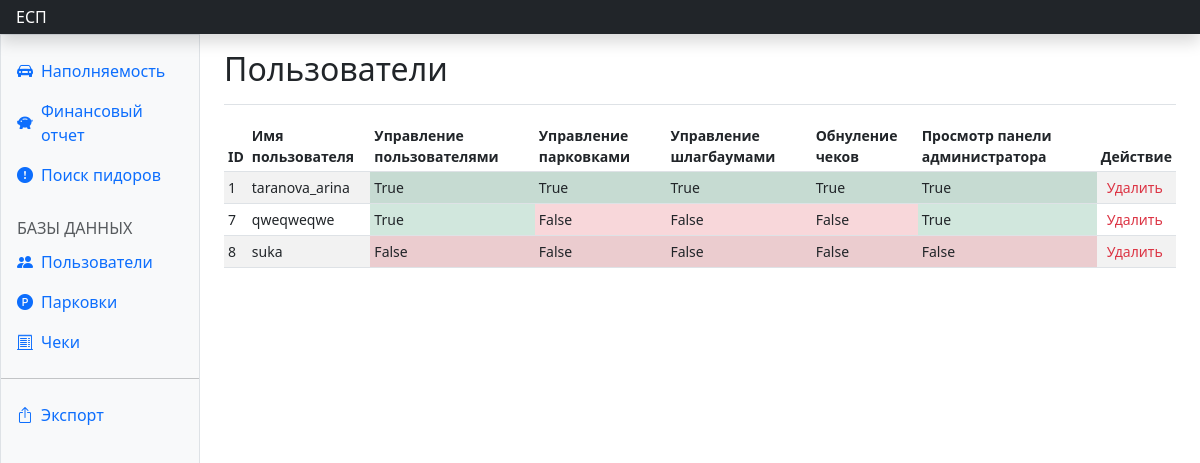
The page /dash_users/ (signed in) on the database its author committed.
### parkingapp/models.py (models this page shows, shortened)
class User(AbstractUser):
    card_num = models.PositiveBigIntegerField(default=1111)
    username = models.CharField(max_length=20, unique=True)
    password1 = models.CharField(max_length=200, default=" ")
    password2 = models.CharField(max_length=200, default=" ")
    phone_number = models.CharField(max_length=16, default=" ")
    park_id = models.IntegerField(default=0)
    car_num = models.CharField(max_length=12, default='')
    user_control = models.BooleanField(default=False)
    parking_control = models.BooleanField(default=False)
    barrier_control = models.BooleanField(default=False)
    coupon_control = models.BooleanField(default=False)
    admin_view = models.BooleanField(default=False)

### parkingapp/views.py (the view)
# urls.py: path('dash_users/', views.dash_users, name='dash_users'),
@login_required(redirect_field_name=None)
def dash_users(request):
    if not request.user.user_control:
        return redirect(reverse('parkingapp:dont_have_access'))
    else:
        if request.method == 'POST':
            value = request.POST.get('delete')
            user = User.objects.get(pk=value)
            user.delete()
        users = User.objects.all()
        context = {
            'title': '',
            'users': list(users),
        }
        return render(request, 'dash_users.html', context)

### parkingapp/templates/dash_users.html (shortened to what this page needs)
{% extends 'dash_base.html' %}
{% block content %}
<main class="col-md-9 ms-sm-auto col-lg-10 px-md-4">
  <div class="d-flex justify-content-between flex-wrap flex-md-nowrap align-items-center pt-3 pb-2 mb-3 border-bottom">
    <h1 class="h2">Пользователи</h1>
  </div>
  <div class="table-responsive small">
    <table class="table table-striped table-sm">
      <thead>
        <tr>
          <th scope="col">ID</th>
          <th scope="col">Имя пользователя</th>
          <th scope="col">Управление пользователями</th>
          <th scope="col">Управление парковками</th>
          <th scope="col">Управление шлагбаумами</th>
          <th scope="col">Обнуление чеков</th>
          <th scope="col">Просмотр панели администратора</th>
          <th scope="col">Действие</th>
        </tr>
      </thead>
      <tbody class="align-middle">
        {% for el in users %}
        <tr>
          <td>{{ el.pk }}</td>
          <td>{{ el.username }}</td>
          <td class="{% if el.user_control %} bg-success-subtle {% else %} bg-danger-subtle {% endif %}">
            {{ el.user_control }}</td>
          <td class="{% if el.parking_control %} bg-success-subtle {% else %} bg-danger-subtle {% endif %}">
            {{ el.parking_control }}</td>
          <td class="{% if el.barrier_control %} bg-success-subtle {% else %} bg-danger-subtle {% endif %}">
            {{ el.barrier_control }}</td>
          <td class="{% if el.coupon_control %} bg-success-subtle {% else %} bg-danger-subtle {% endif %}">
            {{ el.coupon_control }}</td>
          <td class="{% if el.admin_view %} bg-success-subtle {% else %} bg-danger-subtle {% endif %}">
            {{ el.admin_view }}</td>
          <td><button class="text-danger" type="button" data-bs-whatever="{{el.pk}}" data-bs-toggle="modal"
              data-bs-target="#exampleModal" style="border: none; background: none;">Удалить</button></td>
        </tr>
        {% endfor %}
      </tbody>
    </table>
  </div>
</main>
{% endblock %}

### parkingapp/templates/dash_base.html (shortened to what this page needs)
<!doctype html>
<html lang="en" data-bs-theme="auto">
{% load static %}
<head>
  <link rel="stylesheet" href="https://cdn.jsdelivr.net/npm/@docsearch/css@3">
  <link href="https://getbootstrap.com/docs/5.3/dist/css/bootstrap.min.css" rel="stylesheet"
>
  <link href="https://cdn.jsdelivr.net/npm/bootstrap-icons@1.10.5/font/bootstrap-icons.min.css" rel="stylesheet">
  <link href="https://getbootstrap.com/docs/5.3/examples/dashboard/dashboard.css" rel="stylesheet">
</head>
<body>
  <header class="navbar sticky-top bg-dark flex-md-nowrap p-0 shadow" data-bs-theme="dark">
    <a class="navbar-brand col-md-3 col-lg-2 me-0 px-3 fs-6 text-white" href="{% url 'parkingapp:esp' %}">ЕСП</a>
  </header>
  <div class="container-fluid">
    <div class="row">
      <div class="sidebar border border-right col-md-3 col-lg-2 p-0 bg-body-tertiary">
        <div class="offcanvas-md offcanvas-end bg-body-tertiary" tabindex="-1" id="sidebarMenu"
          aria-labelledby="sidebarMenuLabel">
          <div class="offcanvas-body d-md-flex flex-column p-0 pt-lg-3 overflow-y-auto">
            <ul class="nav flex-column">
              <li class="nav-item">
                <a class="nav-link d-flex align-items-center gap-2 active" aria-current="page" href="{% url 'parkingapp:dash_full' %}">
                  <i class="bi bi-car-front-fill"></i>
                  Наполняемость
                </a>
              </li>
              <li class="nav-item">
                <a class="nav-link d-flex align-items-center gap-2" href="{% url 'parkingapp:dash_fin' %}">
                  <i class="bi bi-piggy-bank-fill"></i>
                  Финансовый отчет
                </a>
              </li>
              <li class="nav-item">
                <a class="nav-link d-flex align-items-center gap-2" href="#">
                  <i class="bi bi-exclamation-circle-fill"></i>
                  Поиск пидоров
                </a>
              </li>
              <h6
                class="sidebar-heading d-flex justify-content-between align-items-center px-3 mt-4 mb-1 text-body-secondary text-uppercase">
                <span>Базы данных</span>
              </h6>
              <ul class="nav flex-column mb-auto">
                <li class="nav-item">
                  <a class="nav-link d-flex align-items-center gap-2" href="{% url 'parkingapp:dash_users' %}">
                    <i class="bi bi-people-fill"></i>
                    Пользователи
                  </a>
                </li>
                <li class="nav-item">
                  <a class="nav-link d-flex align-items-center gap-2" href="{% url 'parkingapp:dash_parks' %}">
                    <i class="bi bi-p-circle-fill"></i>
                    Парковки
                  </a>
                </li>
                <li class="nav-item">
                  <a class="nav-link d-flex align-items-center gap-2" href="{% url 'parkingapp:dash_reciepts' %}">
                    <i class="bi bi-receipt-cutoff"></i>
                    Чеки
                  </a>
                </li>
              </ul>
              <hr class="my-3">
              <ul class="nav flex-column mb-auto">
                <li class="nav-item">
                  <a class="nav-link d-flex align-items-center gap-2" href="#">
                    <i class="bi bi-box-arrow-up"></i>
                    Экспорт
                  </a>
                </li>
              </ul>
          </div>
        </div>
      </div>
      {% block content %}{% endblock %}
    </div>
  </div>
</body>
</html>

### parkingapp/templates/dash_base.html (style rules this page uses)
@media (min-width: 768px) { .sidebar { height: 100vh; } }
.bi { vertical-align: -.125em; fill: currentColor; }

### rows shown on the page
User: pk "1", username "taranova_arina", user_control "True", parking_control "True", barrier_control "True", coupon_control "True", admin_view "True"
User: pk "7", username "qweqweqwe", user_control "True", parking_control "False", barrier_control "False", coupon_control "False", admin_view "True"
User: pk "8", username "suka", user_control "False", parking_control "False", barrier_control "False", coupon_control "False", admin_view "False"
